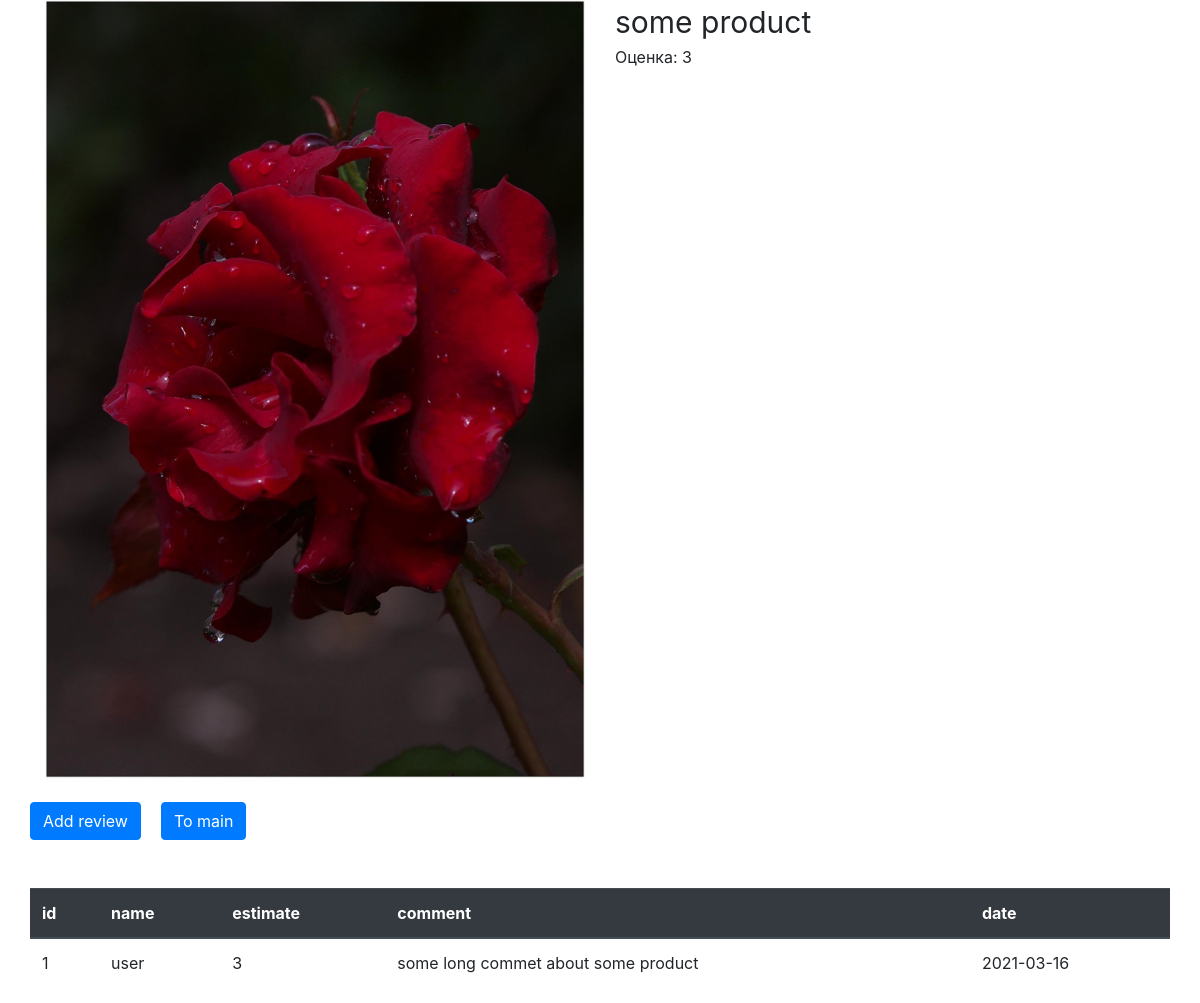
The page /product.php?product_id=1 on the database its author committed.
### tables this page shows
CREATE TABLE `product` (
  `id` int(11) NOT NULL,
  `product_name` varchar(255) DEFAULT NULL,
  `product_img` text DEFAULT NULL,
  `product_data` date DEFAULT NULL,
  `product_usr_add` varchar(255) DEFAULT NULL,
  `product_review` int(11) DEFAULT NULL,
  `product_midprice` varchar(255) DEFAULT NULL
);

CREATE TABLE `reviews` (
  `id` int(11) NOT NULL,
  `rev_usr_name` varchar(255) NOT NULL,
  `rev_estimate` int(11) DEFAULT NULL,
  `rev_comment` text DEFAULT NULL,
  `rev_date` date NOT NULL,
  `product_id` int(11) NOT NULL
);

### db.php (called while the page is built, shortened)
<?php
class DB
{
    static private $db;
    protected static $instance = null;
    public function __construct(){
        if (self::$instance === null){
            try {
                self::$db = new PDO(
                    'mysql:host='.self::DB_HOST.';dbname='.self::DB_NAME,
                    self::DB_USER,
                    self::DB_PASSWORD,
                    $options = [
                        PDO::ATTR_ERRMODE => PDO::ERRMODE_EXCEPTION,
                        PDO::ATTR_DEFAULT_FETCH_MODE => PDO::FETCH_ASSOC,
                        PDO::MYSQL_ATTR_INIT_COMMAND => "SET NAMES ".self::CHARSET
                    ]
                );
            } catch (PDOException $e) {
                throw new Exception ($e->getMessage());
            }
        }
        return self::$instance;
    }
    public static function query($stmt)  {
        return self::$db->query($stmt);
    }
    public static function run($query, $args = [])  {
        try{
            if (!$args) {
                return self::query($query);
            }
            $stmt = self::prepare($query);
            $stmt->execute($args);
            return $stmt;
        } catch (PDOException $e) {
            throw new Exception($e->getMessage());
        }
    }
    public static function getRow($query, $args = [])  {
        return self::run($query, $args)->fetch();
    }
    public static function getRows($query, $args = [])  {
        return self::run($query, $args)->fetchAll();
    }
    public static function getValue($query, $args = [])  {
        $result = self::getRow($query, $args);
        if (!empty($result)) {
            $result = array_shift($result);
        }
        return $result;
    }
}

### dbPrj.php (called while the page is built, shortened)
<?php
include_once ('db.php');
class dbPrj {
    public function getProductById() {
        $db = new DB;
        $sql = "SELECT * FROM `product` WHERE `id` =". $_GET['product_id'];
        $res = $db::getRow($sql);
        return $res;
    }
    public function getReviewById(){
        $sql = "SELECT * FROM reviews WHERE product_id =". $_GET['product_id'];
        return (new DB)::getRows($sql);
    }
    public function getAVGEstimate(){
        $db = new DB;
        $sqlAvg = "SELECT
            AVG(`rev_estimate`)
            FROM `reviews`
            WHERE `product_id`= " . $_GET['product_id'];
        return $db::getValue($sqlAvg);
    }
}

### product.php (the view, shortened to what this page needs)
<!doctype html>
<html lang="en">
<head>
    <link rel="stylesheet" href="/css/bootstrap.min.css">
    <link rel="stylesheet" href="/css/style.css">
    <link rel="stylesheet" href="https://use.fontawesome.com/releases/v5.7.0/css/all.css">
</head>
<body>
<?php
include_once ('dbPrj.php');
$res = (new dbPrj())->getProductById();
$resAvg = (new dbPrj())->getAVGEstimate();
?>
<div class="container">
    <div class="row">
        <div class="col-md-6">
            <?php if ($res['product_img']) :?>
                <img class="prd_img" src="<?=$res['product_img']?>" alt="...">
            <?php endif; ?>
        </div>
        <div class="col-md-6">
            <div class="box">
                <div class="box__name">
                    <?=$res['product_name']?>
                </div>
                <div class="box__estimate">
                    Oценка: <span> <?=round($resAvg, 2)?> </span>
                </div>
            </div>
        </div>
    </div>
    <br>
    <div class="row">
        <a href="addReview.php?product_id=<?=$_GET['product_id']?>" type="button" class="btn btn-primary" role="button">Add review</a>
        <a href="index.php" type="button" class="btn btn-primary" role="button">To main</a>
    </div>
</div>
<?php
$res = (new dbPrj())->getReviewById();
if (count($res)) :
?>
<br>
<br>
<div class="container">
    <div class="row">
        <table class="table">
            <thead class="thead-dark">
                <tr>
                    <th>id</th>
                    <th>name</th>
                    <th>estimate</th>
                    <th>comment</th>
                    <th>date</th>
                </tr>
            </thead>
            <tbody>
            <?php
            foreach ($res as $item):
            ?>
                <tr>
                    <td><?=$item['id']?></td>
                    <td><?=$item['rev_usr_name']?></td>
                    <td><?=$item['rev_estimate']?></td>
                    <td><?=$item['rev_comment']?></td>
                    <td><?=$item['rev_date']?></td>
                </tr>
            <?php
            endforeach;
            ?>
            </tbody>
        </table>
    </div>
</div>
<?php
endif;
?>
</body>
</html>

### css/style.css (style rules this page uses)
body { max-width: 1440px; margin: 0 auto; }
.prd_img { max-width: 100%; }
.box__name { font-size: 30px; }
.btn + .btn { margin-left: 20px; }

### rows shown on the page
product: product_img (picture), product_name "some product"
reviews: id "1", rev_usr_name "user", rev_estimate "3", rev_comment "some long commet about some product", rev_date "2021-03-16"

### other values the page prints
$resAvg "3"
